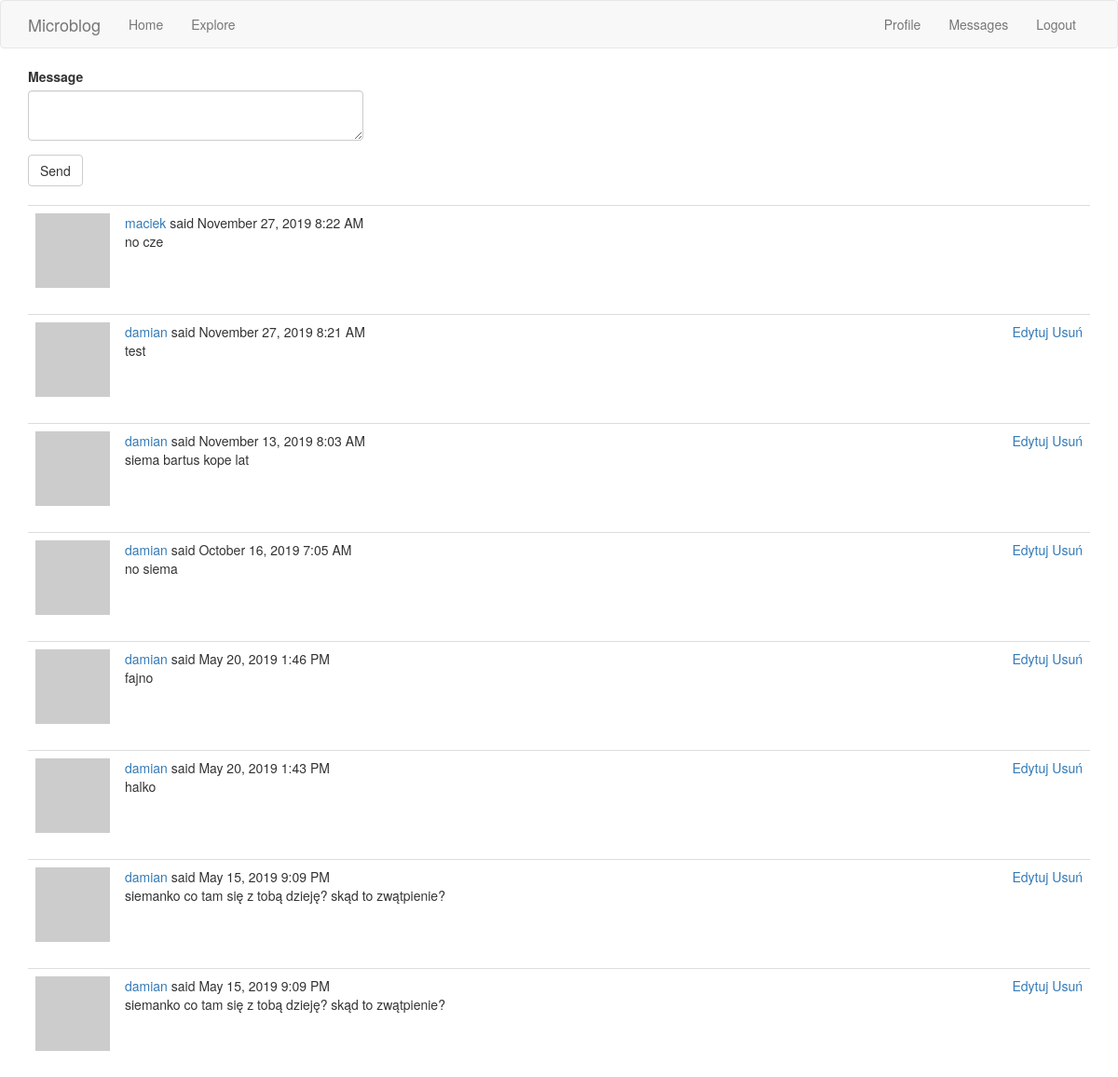
Screenshot of /messages/maciek (signed in) with the database file from the repository.
### app/models.py (models this page shows, shortened)
class Message(db.Model):
    id = db.Column(db.Integer, primary_key=True)
    sender_id = db.Column(db.Integer, db.ForeignKey('user.id'))
    recipient_id = db.Column(db.Integer, db.ForeignKey('user.id'))
    body = db.Column(db.String(200))
    timestamp = db.Column(db.DateTime, index=True, default=datetime.utcnow)

### app/routes.py (the view)
@app.route('/messages/<username>')
@login_required
def conversation(username):
    current_user.last_message_read_time = datetime.utcnow()
    db.session.commit()
    form = MessageForm()
    messages = (Message.query.filter(Message.sender_id == current_user.id)).\
        union(Message.query.filter(Message.sender_id == db.session.query(User.id).filter(User.username == username))).\
        order_by(Message.timestamp.desc())
    return render_template('conversation.html', messages=messages.all(), form=form)

### app/forms.py
class MessageForm(FlaskForm):
    message = TextAreaField(_l('Message'), validators=[DataRequired(), Length(min=1, max=200)])
    submit = SubmitField(_l('Send'))

### app/models.py (called while the page is built)
@login.user_loader
def load_user(id):
    return User.query.get(int(id))

    def avatar(self, size):
        digest = md5(self.email.lower().encode('utf-8')).hexdigest()
        return 'https://www.gravatar.com/avatar/{}?d=identicon&s={}'.format(
            digest, size)

    def new_messages(self):
        last_read_time = self.last_message_read_time or datetime(1900, 1, 1)
        return Message.query.filter_by(recipient=self).filter(
            Message.timestamp > last_read_time).count()

### app/routes.py (called while the page is built)
@app.before_request
def before_request():
    if current_user.is_authenticated:
        current_user.last_seen = datetime.utcnow()
        db.session.commit()
    g.locale = str(get_locale())

### app/templates/conversation.html
{% extends "base.html" %}
{% import 'bootstrap/wtf.html' as wtf %}
{% block app_content %}
    <div class="row">
        <div class="col-md-4">
            {{ wtf.quick_form(form) }}
        </div>
    </div>
    <br>
    {% for post in messages %}
        {% include '_post.html' %}
    {% endfor %}
{% endblock %}

### app/templates/_post.html (shortened to what this page needs)
    <table class="table table-hover">
        <tr>
            <td width="30px">
                <a href="{{ url_for('user', username=post.author.username) }}">
                    <img src="{{ post.author.avatar(30) }}" />
                </a>
            </td>
            <td>
                {{ _('%(username)s said %(when)s',
                    username=user_link, when=moment(post.timestamp).format('LLL')) }}
                {% if current_user.username == post.author.username %}
                <object align="right">
                    <a href="{{ url_for('edit_post', post_id=post.id) }}">Edytuj  </a>
                    <a href="{{ url_for('delete_post', post_id=post.id) }}">Usuń</a>
                </object>
                {% endif %}
                <br>
                {{ post.body }}
            </td>
        </tr>
    </table>

### rows the page displays
Message: body "no cze"
Message: body "test"
Message: body "siema bartus kope lat"
Message: body "no siema"
Message: body "fajno"
Message: body "halko"
Message: body "siemanko co tam się z tobą dzieję? skąd to zwątpienie?"
Message: body "siemanko co tam się z tobą dzieję? skąd to zwątpienie?"
